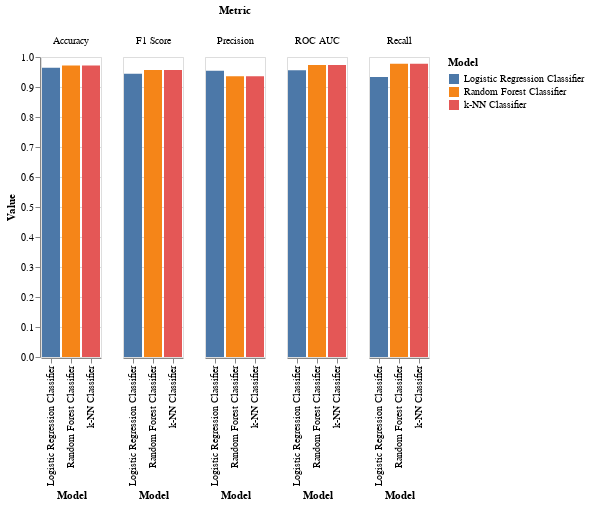

Notebook code for this chart:
### Markdown cell above
### Metrics Comparison

The provided bar chart compares the performance of three different classification models: Logistic Regression, k-Nearest Neighbors (k-NN), and Random Forest. The performance metrics used for comparison are Accuracy, F1 Score, Precision, ROC AUC, and Recall.

Observations:

- **Accuracy**: All three models show similar performance in terms of accuracy, with the Random Forest model and k-NN model slightly outperforming logistic regression model.
- **F1 Score**: The F1 Score, which is the harmonic mean of precision and recall, is highest for the Random Forest model and k-NN and then the logistic regression model.
- **Precision**: Precision, which measures the ratio of true positives to the sum of true and false positives, is highest for the Logistic Regression model, followed by the Random Forest model, and then the k-NN model.
- **ROC AUC**: The ROC AUC (Area Under the Receiver Operating Characteristic Curve), a performance measurement for classification problems at various threshold settings, is highest for the Random Forest and k-NN model. This indicates that both have the best performance in distinguishing between the classes. The Logistic Regression model is slightly behind.
- **Recall**: Recall, also known as sensitivity, measures the ratio of true positives to the sum of true positives and false negatives. The Random Forest model and the k-NN model have almost

### Code cell
import altair as alt

display(metrics_df)

# Melt the DataFrame to have metrics and values in separate columns
melted_df = metrics_df.melt('Model', var_name='Metric', value_name='Value')

# Create a bar chart
alt.Chart(melted_df).mark_bar().encode(
    x='Model',
    y='Value',
    color='Model',
    column='Metric'
)

### Figure 1 — Vega-Lite specification as saved in the notebook (floating-point values rounded to 4 significant figures)
{"config": {"view": {"continuousWidth": 300, "continuousHeight": 300}}, "data": {"name": "data-43de4afcf17b6f25425a1642249d81f0"}, "mark": {"type": "bar"}, "encoding": {"color": {"field": "Model", "type": "nominal"}, "column": {"field": "Metric", "type": "nominal"}, "x": {"field": "Model", "type": "nominal"}, "y": {"field": "Value", "type": "quantitative"}}, "$schema": "https://vega.github.io/schema/vega-lite/v5.17.0.json", "datasets": {"data-43de4afcf17b6f25425a1642249d81f0": [{"Model": "Random Forest Classifier", "Metric": "Accuracy", "Value": 0.9714}, {"Model": "k-NN Classifier", "Metric": "Accuracy", "Value": 0.9714}, {"Model": "Logistic Regression Classifier", "Metric": "Accuracy", "Value": 0.9643}, {"Model": "Random Forest Classifier", "Metric": "Precision", "Value": 0.9362}, {"Model": "k-NN Classifier", "Metric": "Precision", "Value": 0.9362}, {"Model": "Logistic Regression Classifier", "Metric": "Precision", "Value": 0.9545}, {"Model": "Random Forest Classifier", "Metric": "Recall", "Value": 0.9778}, {"Model": "k-NN Classifier", "Metric": "Recall", "Value": 0.9778}, {"Model": "Logistic Regression Classifier", "Metric": "Recall", "Value": 0.9333}, {"Model": "Random Forest Classifier", "Metric": "F1 Score", "Value": 0.9565}, {"Model": "k-NN Classifier", "Metric": "F1 Score", "Value": 0.9565}, {"Model": "Logistic Regression Classifier", "Metric": "F1 Score", "Value": 0.9438}, {"Model": "Random Forest Classifier", "Metric": "ROC AUC", "Value": 0.9731}, {"Model": "k-NN Classifier", "Metric": "ROC AUC", "Value": 0.9731}, {"Model": "Logistic Regression Classifier", "Metric": "ROC AUC", "Value": 0.9561}]}}
